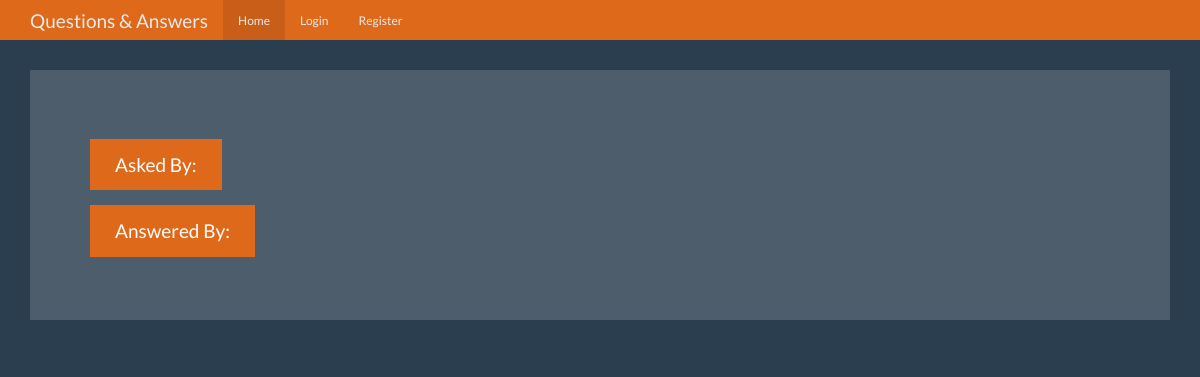
Page /question/4 on the earlier database version.
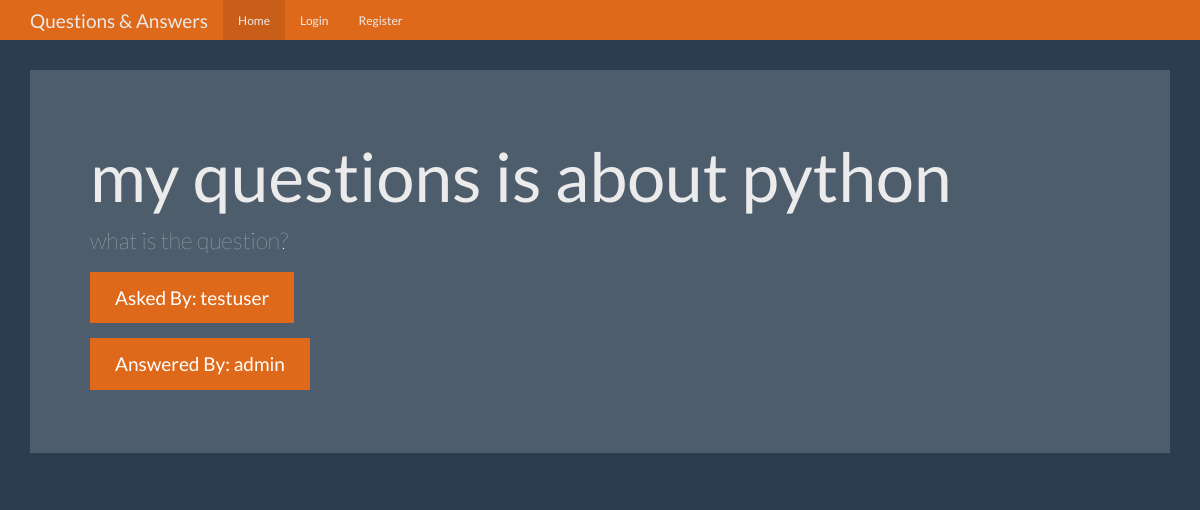
Same page on the later database version.
### tables this page shows
CREATE TABLE questions
(
    id          integer primary key autoincrement,
    question    text not null,
    answer_text text,
    asked_by_id text not null,
    expert_id   text not null
);

CREATE TABLE users
(
    id       integer primary key autoincrement,
    name     text    not null,
    password text    not null,
    expert   boolean not null,
    admin    boolean not null
);

### app.py (the view)
@app.route('/question/<int:question_id>')
def question(question_id):
    user = get_current_user()
    db = database.get_db()
    q_cur = db.execute('''
        select
        questions.question as text,
        questions.answer_text as answer,
        users_experts.name as expert_name,
        users_asked_by.name as asked_by_name
        from questions
        join users as users_asked_by on users_asked_by.id = questions.asked_by_id
        join users as users_experts on users_experts.id = questions.expert_id
        where questions.id = ?
    ''', [question_id])
    question_data = q_cur.fetchone()
    print(question_data)
    return render_template('pages/question.html', head_title='Question', user=user, question=question_data)

### app.py (called while the page is built)
def get_current_user():
    user_result = None
    if 'user' in session:
        user = session['user']
        db = database.get_db()
        user_cur = db.execute('select * from users where name = ?', [user])
        user_result = user_cur.fetchone()
    return user_result

### database.py (called while the page is built)
def connect_db():
    conn = sqlite3.connect(settings.SQLITE_DB_PATH)
    conn.row_factory = DbRow
    return conn

def get_db():
    if not hasattr(g, 'sqlite_db'):
        g.sqlite_db = connect_db()
    return g.sqlite_db

    def __repr__(self):
        return f'{type(self).__name__}({dict(self)})'

### templates/pages/question.html
{% extends 'base.html' %}
{% block content %}
    <div class="container theme-showcase" role="main">
      <div class="jumbotron">
        <h1>{{ question.text }}</h1>
        <p>{{ question.answer }}</p>
        <p><a class="btn btn-primary btn-lg">Asked By: {{ question.asked_by_name }}</a></p>
        <p><a class="btn btn-primary btn-lg">Answered By: {{ question.expert_name }}</a></p>
      </div>
    </div>
{% endblock %}

Differences in the rows shown:
added questions: text "my questions is about python", answer "what is the question?"
now on this page (row unchanged): users: asked_by_name "testuser"
now on this page (row unchanged): users: expert_name "admin"
